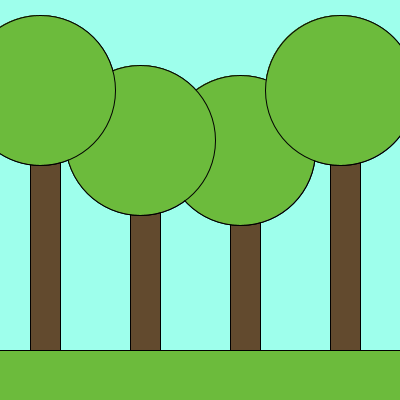
Frame 1 (no input)
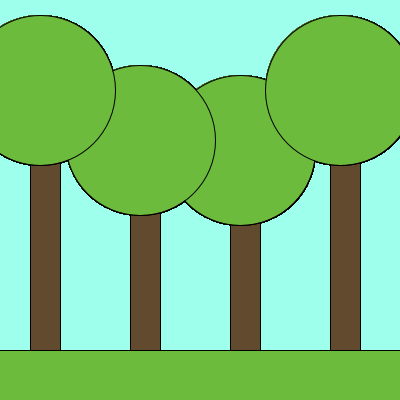
Frame 60 (the mouse pressed at the canvas centre just before this capture)
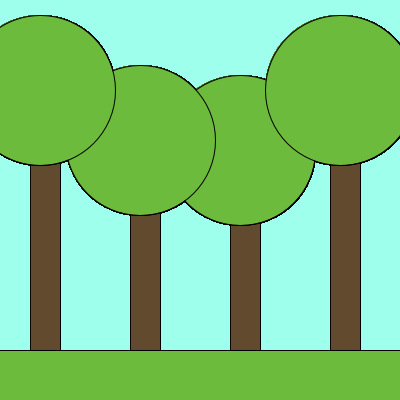
Frame 120 (the mouse held since frame 60 and released just before this capture)

The Processing sketch that drew these frames (run headless with seeded random() and noise(); from frame 60 on, the mouse is pressed at the canvas centre):

// Processing sketch: H09_10
// ── H09_10.pde
void setup() {  // setup() does not return a value
  size(400, 400);
  background(158, 287, 236);
}

void draw() { //this function does return the value
  fill(98, 74, 46);
  line(230, 150, 230, 500); 
  line(250, 150, 250, 500);
  rect(230, 150, 30, 400);
  
  line(130, 150, 130, 500); 
  line(150, 150, 150, 500); 
  rect(130, 150, 30, 400);

  line(30, 150, 30, 500); 
  line(50, 150, 50, 500);
  rect(30, 150, 30, 400);

  line(330, 150, 330, 500); 
  line(350, 150, 350, 500); 
  rect(330, 150, 30, 400);

  drawCircle();
  drawCircle();
}

void drawCircle() {  // This function does return the value
  ellipse(240, 150, 150, 150);
  ellipse(140, 140, 150, 150);
  ellipse(40, 90, 150, 150);
  ellipse(340, 90, 150, 150);
  fill(108, 187, 60);
  rect(-5, 350, 600,100); 
}
